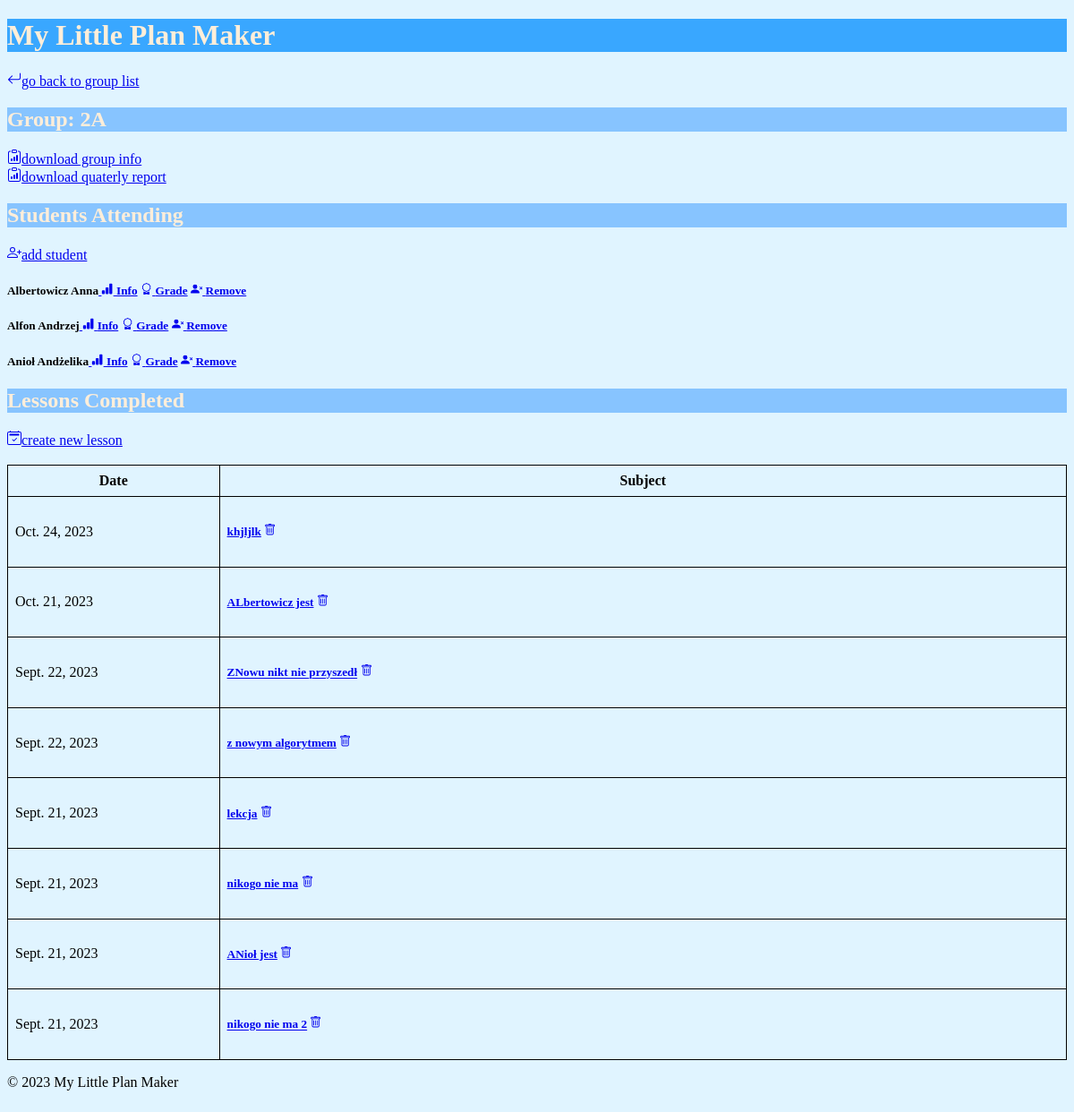
/groups/2A/, run on the app's committed database.
### groups/models.py (models this page shows, shortened)
class Group(ms.Model):
    level = ms.CharField(max_length=2, help_text="The level of the group from 0-8, with a letter for different groups of the same lvl  (e.g., '7B').")

class Student(ms.Model):
    name = ms.CharField(max_length=20, help_text="The student's first name.")
    surname = ms.CharField(max_length=20, help_text="The student's last name.")
    group = ms.ForeignKey(Group, on_delete=ms.CASCADE, help_text="The group to which the student belongs.")
    def __str__(self):
        return f"{self.surname} {self.name}"

class Lesson(ms.Model):
    date = ms.DateField(default=timezone.now)
    subject = ms.CharField(max_length=50, help_text="The subject of the lesson.")
    group = ms.ForeignKey(Group, on_delete=ms.CASCADE, help_text="The group that participated in the lesson.")
    students_present = ms.ManyToManyField(Student, blank=True, related_name='lessons_present')
    students_absent = ms.ManyToManyField(Student, blank=True, related_name='lessons_absent')

### groups/views.py (the view)
# urls.py: path('<str:lvl>/', views.group_lessons, name='group_lessons'),
def group_lessons(request, lvl):
    group = get_object_or_404(Group, level=lvl)
    lessons = Lesson.objects.filter(group=group).order_by('-date')
    students_in = Student.objects.filter(group=group).order_by('surname')
    return render(request, 'groups/group_lessons.html', {'group':group, 'lessons':lessons, 'students_in':students_in})

### templates/groups/group_lessons.html (shortened to what this page needs)
{% extends 'groups/base.html' %}
{% block content %}
<a href="{% url 'group_list' %}">
	{% include './icons/arrow-return-left.svg' %}go back to group list</a>
<h2>Group: {{group.level}}</h2>
<a href="{% url 'get_status' lvl=group.level %}">
		    {% include './icons/clipboard-data.svg' %}download group info </a>
<br>
<a href="{% url 'get_report' lvl=group.level %}">
		    {% include './icons/clipboard-data.svg' %}download quaterly report</a>
<br>
<h2>Students Attending</h2>
<a href="{% url 'add_student' lvl=group.level %}">
	{% include './icons/person-plus.svg' %}add student</a>
{% for student in students_in %}
<h5>{{student}}<a href="{% url 'student_info' lvl=group.level  pk=student.pk %}">
			{% include './icons/bar-chart-fill.svg' %}   Info</a>
<a href="{% url 'single_grade' lvl=group.level pk=student.pk %}">
		    	{% include './icons/award.svg' %}   Grade</a>
<a href="{% url 'delete_student' lvl=group.level pk=student.pk %}">
		    	{% include './icons/person-x-fill.svg' %}   Remove</a>
</h5>
{% endfor %}
<h2>Lessons Completed</h2>
<a href="{% url 'new_lesson' lvl=group.level %}">
                    {% include './icons/calendar2-check.svg' %}create new lesson</a>
<br>
<br>
<table>
<colgroup>
      <col style="width: 20%;">
      <col style="width: 80%;">
    </colgroup>
<tr>
<th>Date</th>
<th>Subject</th>
</tr>
{% for lesson in lessons %}
<tr>
<td>{{lesson.date}}</td>
<td>
<h5><a href="{% url 'edit_lesson' lvl=group.level pk=lesson.pk %}">     {{lesson.subject}}</a>
<a href="{% url 'delete_lesson' lvl=group.level pk=lesson.pk %}">{% include './icons/trash.svg' %}</a></h5>
</td>
</tr>
{% endfor %}
{% endblock %}

### templates/groups/icons/bar-chart-fill.svg
<svg width="1em" height="1em" viewBox="0 0 16 16" class="bi bi-bar-chart-fill" fill="currentColor" xmlns="http://www.w3.org/2000/svg">
  <rect width="4" height="5" x="1" y="10" rx="1"/>
  <rect width="4" height="9" x="6" y="6" rx="1"/>
  <rect width="4" height="14" x="11" y="1" rx="1"/>
</svg>

### static/css/styles.css (style rules this page uses)
html { background:#E0F4FF ; }
body { font-family: Purisa; }
h2 { color:#FFEED9 ; background-color:#87C4FF ; }
table { border-collapse: collapse; width: 100%; }
th, td { border: 1px solid black; padding: 8px; }

### data on the page
Group: level "2A"
Student: surname+name "Albertowicz Anna"
Student: surname+name "Alfon Andrzej"
Student: surname+name "Anioł Andżelika"
Lesson: date "Oct. 24, 2023", subject "khjljlk"
Lesson: date "Oct. 21, 2023", subject "ALbertowicz jest"
Lesson: date "Sept. 22, 2023", subject "ZNowu nikt nie przyszedł"
Lesson: date "Sept. 22, 2023", subject "z nowym algorytmem"
Lesson: date "Sept. 21, 2023", subject "lekcja"
Lesson: date "Sept. 21, 2023", subject "nikogo nie ma"
Lesson: date "Sept. 21, 2023", subject "ANioł jest"
Lesson: date "Sept. 21, 2023", subject "nikogo nie ma 2"
